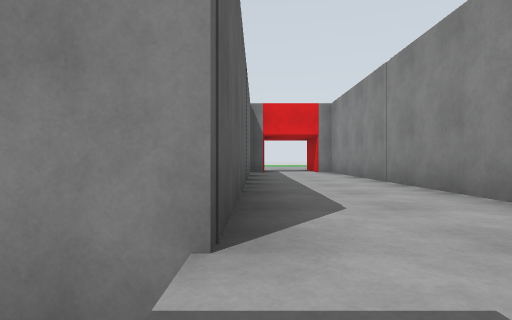
View 1 (above)

18 first-person views from a walk through a world built for the Gazebo simulator. The camera is 0.72 m above the floor, looks level and sees 80° across. The floor is counted in squares, 2 m on a side. Each view is taken from the middle of a square. On the plan, view 1 faces up. The plan holds only what a view shows up to about 9 squares ahead; the rest is blank. The place goes on beyond the plan.

View 2
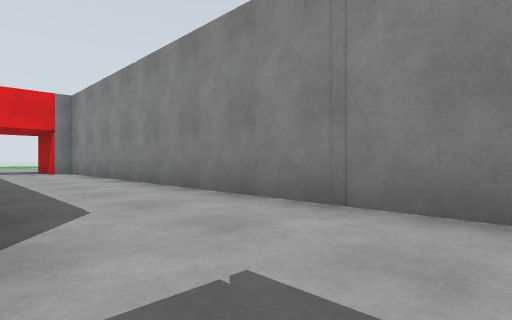

View 3
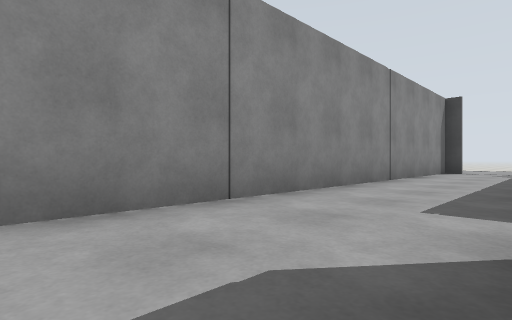

View 4
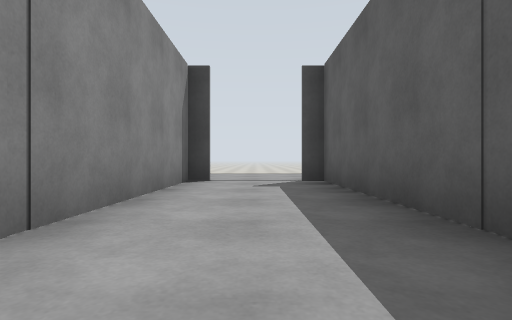

View 5
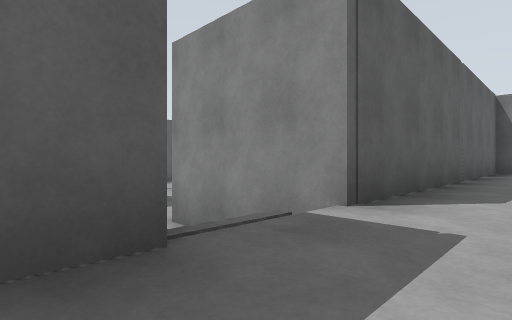

View 6
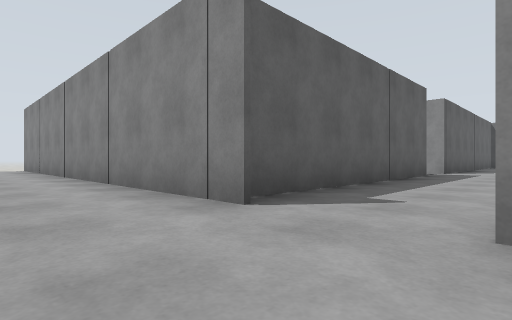

View 7
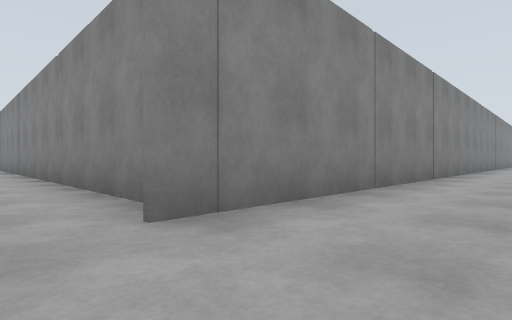

View 8
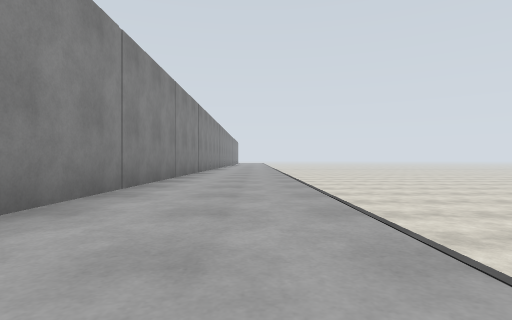

View 9
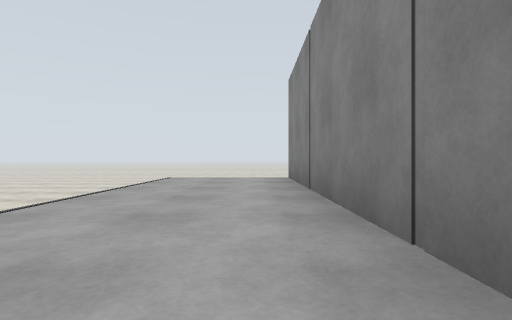

View 10
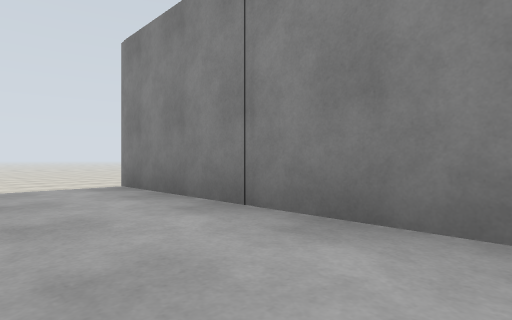

View 11
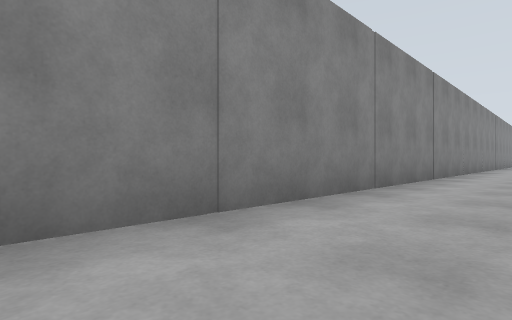

View 12
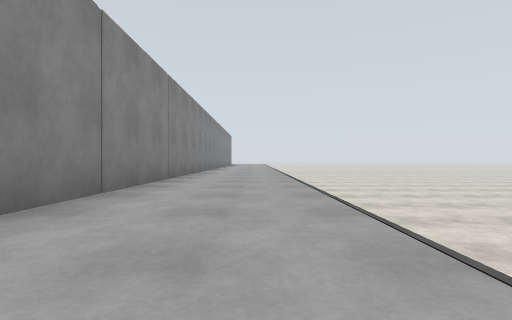

View 13
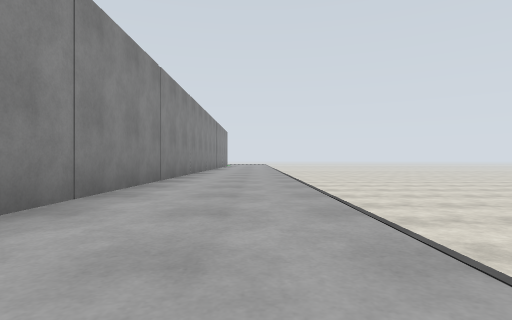

View 14
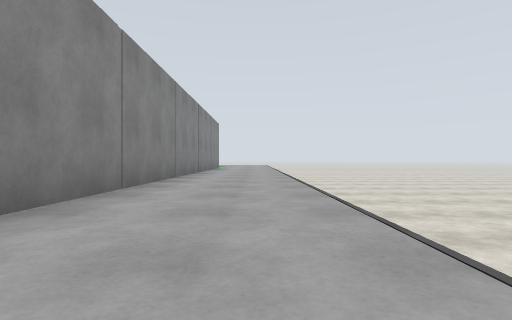

View 15
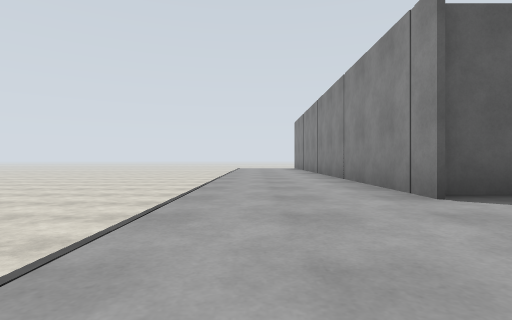

View 16
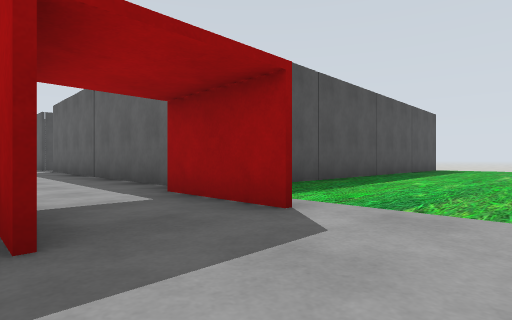

View 17
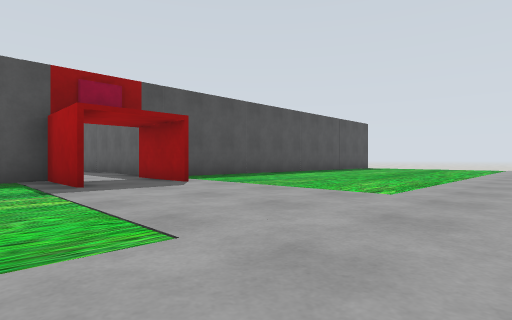

View 18
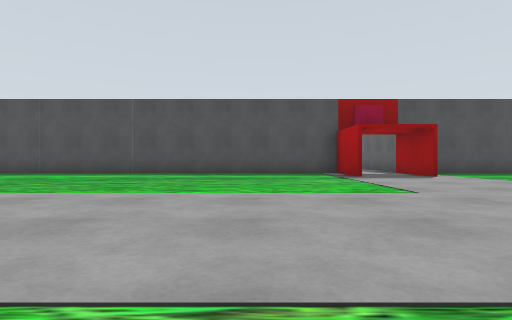

### Floor plan
Key: @ floor where view 1 was taken; # wall or solid block; . main floor; - floor 1 m lower than the main floor; v drop or lower ground; P pillar; O other object.
Columns run from 10 left of view 1 to 21 right of it. Each row starts with its distance up from view 1.
 17               .
 16              ...
 15         .........
 14    ...............
 13    ...............
 12     ...............
 11   ..................
 10   ........#.#........
  9    ##O#P##O.P##P#P##P#
  8           #.#
  7           #.#
  6           #.#
  5           P.P
  4          #..#
  3          #..#
  2         ##..#
  1        P- P.P
  0           @.#
 -1          #..#
 -2           P.P
 -3           #.#
 -4           #.#
 -5           #.#
 -6 P#P##P#P# P.P##P#P##P#P##P#O##P#
 -7 ................................
 -8 ................................
 -9 vvvvvvvvvvvvvvvvvvvvvvvvvvvvvvvv

Where each view was taken, in squares from view 1:
view 1: 0 up, 0 right, facing up
view 2: 0 up, 0 right, facing up-right
view 3: 3 up, 0 right, facing down-right
view 4: 1 down, 1 right, facing down
view 5: 1 down, 1 right, facing up-left
view 6: 8 down, 2 right, facing up-left
view 7: 8 down, 1 right, facing up-right
view 8: 8 down, 1 right, facing right
view 9: 7 down, 4 left, facing left
view 10: 8 down, 6 left, facing up-left
view 11: 8 down, 6 right, facing up-right
view 12: 8 down, 9 right, facing right
view 13: 8 down, 12 right, facing right
view 14: 8 down, 16 right, facing right
view 15: 8 down, 3 right, facing left
view 16: 12 up, 2 right, facing down-left
view 17: 15 up, 3 right, facing down-left
view 18: 17 up, 4 right, facing down
